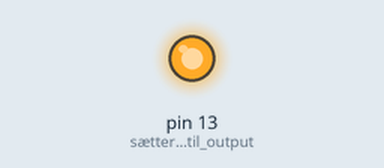
The sketch below on a simulated Arduino Uno, built with avr-gcc and run on an emulated ATmega328P. Parts: output pins drawn as LEDs (lit = HIGH).

Above: at 1.0 s.
At 12.5 s:
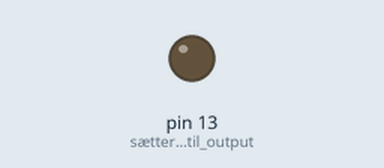
Timing chart, 0 to 19.5 s (numbered marks = the images above):
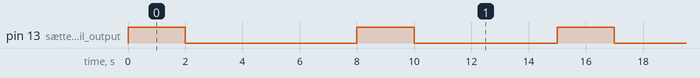

The sketch:

Lys.ino
```cpp
/*
 Name:		Lys.ino
 Created:	12/12/2021 3:57:29 PM
 Author:
*/

#include <avr/io.h>

int volatile intensitet = 220;


void setup() {
	pinMode(13, OUTPUT); //sætter 13 til output
}


void loop() {

		turnOn();
		_delay_ms(1000);
		decreaseBrightness();
		_delay_ms(1000);
		decreaseBrightness();
		_delay_ms(1000);
		decreaseBrightness();
		_delay_ms(1000);
		decreaseBrightness(); // =0
		_delay_ms(1000);
		decreaseBrightness(); // test af validering
		_delay_ms(1000);
		increaseBrightness();
		_delay_ms(1000);
		increaseBrightness();
		_delay_ms(1000);
		increaseBrightness();
		_delay_ms(1000);
		increaseBrightness(); // = 100
		_delay_ms(1000);
		increaseBrightness(); // test af validering
		turnOff();
		_delay_ms(5000);
}

void turnOn() {
	if (intensitet <= 0)
	{
		intensitet = 220;
		analogWrite(13, intensitet);
	}
	else
	{
		analogWrite(13, intensitet);
	}
}

void turnOff()
{
	analogWrite(13, LOW);
}

void increaseBrightness() {

	if (intensitet <= 165)
	{
		intensitet = intensitet + 55;
		analogWrite(13, intensitet);
	}
	else
	{
		intensitet = 220;
		analogWrite(13, intensitet);
	}
}

void decreaseBrightness() {

	if (intensitet >= 55)
	{
		intensitet = intensitet - 55;
		analogWrite(13, intensitet);
	}
	else
	{
		intensitet = 0;
		analogWrite(13, intensitet);
	}
}
```

Measured:
- by itself, pin 13 (sætter_13_til_output): repeats every 15.0 s: LOW 6.0 s, HIGH 2.0 s, LOW 5.0 s, HIGH 2.0 s
- by itself, everything shown: repeats every 15.0 s, in 4 steps
